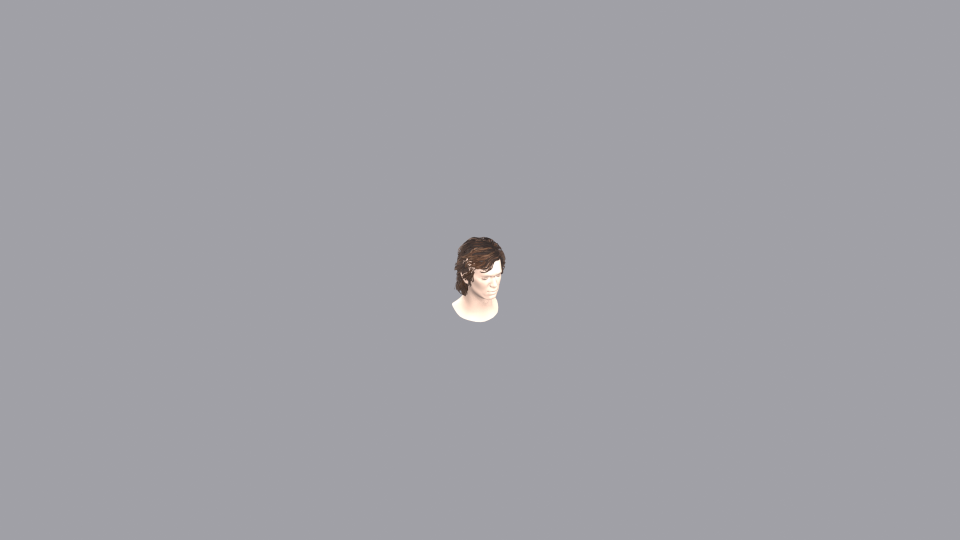
#> input picture anakin_rots_project/renders/final_C/final_gameplay_1080p.png, 1920 x 1080 px, found by its file name (shown at 1/2 size)
$ python build_comparison.py
#> lines starting #> are read from the running program, lines starting #| are printed output that depends on the picture
"""Assemble output/comparison/ from renders/final_C (final + original rendered with the identical rig)."""
import os, shutil
from PIL import Image, ImageDraw
PROJ = os.path.dirname(os.path.dirname(os.path.abspath(__file__)))
import sys
STAGE = sys.argv[1] if len(sys.argv) > 1 else 'D'
ORIG = os.path.join(PROJ, 'renders', sys.argv[2]) if len(sys.argv) > 2 else os.path.join(PROJ, 'renders', 'final_' + STAGE)
OUTDIR = sys.argv[3] if len(sys.argv) > 3 else os.path.join('output', 'comparison')
R = os.path.join(PROJ, 'renders', 'final_' + STAGE); O = os.path.join(PROJ, OUTDIR); os.makedirs(O, exist_ok=True)
def src(lab, name):
    return os.path.join(ORIG if lab == 'original' else R, '%s_%s.png' % (lab, name))
for v in ('front', 'left', 'right', 'back', 'three_quarter'):
    shutil.copy(os.path.join(R, 'final_neutral_%s.png' % v), os.path.join(O, '%s.png' % v))
shutil.copy(os.path.join(R, 'final_neutral_elevated.png'), os.path.join(O, 'elevated_third_person.png'))
# gameplay distance: the 1080p frame plus a 4x crop of the head so the reader can see what 45 px of hair looks like
g = Image.open(os.path.join(R, 'final_gameplay_1080p.png')).convert('RGB'); g.save(os.path.join(O, 'gameplay_distance.png'))
# find the head: brightest non-background region near the centre -> just crop the centre
cx, cy = g.size[0] // 2, g.size[1] // 2
#> cx = 960; cy = 540
crop = g.crop((cx - 120, cy - 150, cx + 120, cy + 90)).resize((960, 960), Image.NEAREST)
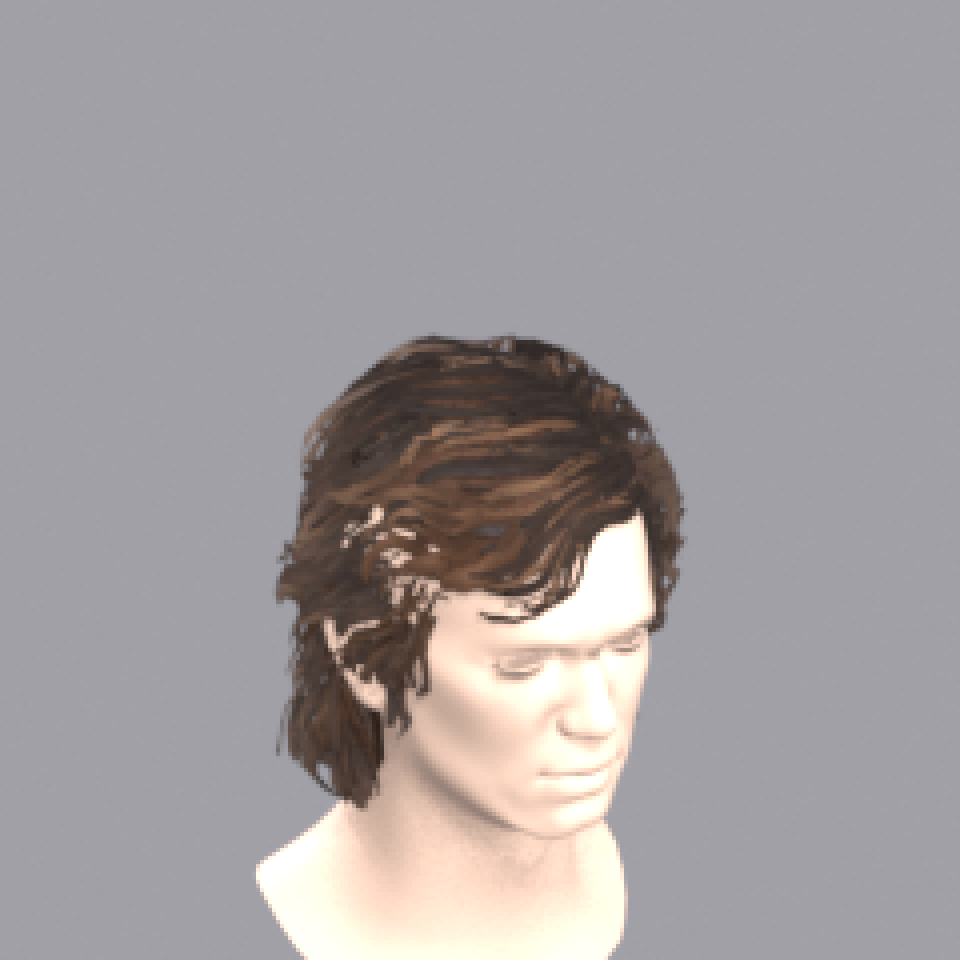
#> crop: PIL image 960x960 RGB; mean R, G, B 161.5, 157.3, 159.1
#> (the run stopped early here; a loop or call above may not have finished)
